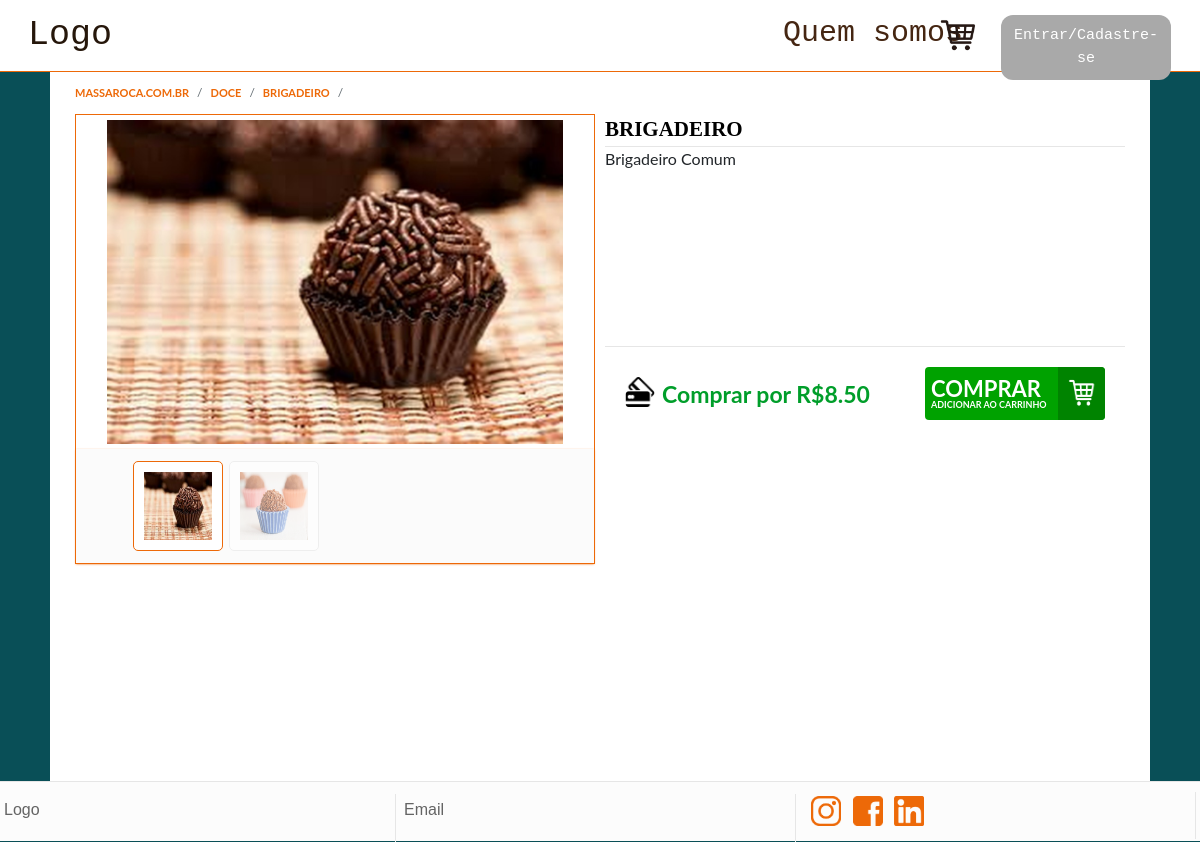
/loja/produto/5, run on the app's committed database.
### loja/models.py (models this page shows, shortened)
class Produtos(models.Model):
    disponivel_escolha = [
    ('Sim','Sim'),
    ('Não','Não'),
    ]
    Nome = models.CharField(max_length=128)
    Categoriateste = models.ForeignKey(Categorias ,on_delete=models.CASCADE, default=0)
    Descrição = models.CharField(max_length=1024)
    Fotos = models.ImageField(upload_to='loja/static/produtos/fotos/')
    Fotos_2 = models.ImageField(upload_to='loja/static/produtos/fotos/')
    Preço = models.DecimalField(max_digits=10, decimal_places=2)
    Disponivel = models.CharField(max_length=8,choices=disponivel_escolha, default='Sim')

class Categorias(models.Model):
    Nome = models.CharField(max_length=30)
    def __str__(self):
        return self.Nome

### loja/views.py (the view)
# urls.py: path("loja/produto/<int:produto_id>", views.loja_produto, name="produto"),
def loja_produto(request, produto_id):
    try:
        produto = Produtos.objects.get(pk=produto_id)
    except KeyError:
        return render(request, "loja/erro.html")
    except Produtos.DoesNotExist:
        return render(request, "loja/erro.html")
    context = {
        "produto": produto,
        "log": request.user.is_authenticated,
        "username": request.user
    }
    return render(request, "loja/produto.html", context)

### loja/templates/loja/produto.html (shortened to what this page needs)
{% extends "loja/layout.html" %}
{% load static %}
{% block body %}
<div class="pre blocos" style="min-height:0;">
    <ul class="local">
        <li><a class="local_item" href="{% url 'index' %}"><strong>massaroca.com.br</strong></a></li>
        <li><a class="local_item" href="{% url 'categoria' produto.Categoriateste %}"><strong>{{ produto.Categoriateste }}</strong></a></li>
        <li class="local_item"><strong>{{ produto.Nome }}</strong></li>
    </ul>
</div>
<div class="blocos">
    <div class="info-produto">
        <div class="titulo-produto">
            {{ produto.Nome }}
        </div>
        <div class="descriçao-produto">
            {{ produto.Descrição }}
        </div>
        <div class="preço-produto">
            <img src="{% static '/images/cartao.png' %}" alt="Cartao" class="cartao">
            <span>
            Comprar por R${{ produto.Preço }}
        </div>
        <div class="botao-produto">
        {% if produto.Disponivel == "Sim" %}
            <a href="{% url 'add_carrinho' produto.id %}"><button type="button" title="Adicionar ao carrinho" class="botao-compra">COMPRAR<span class="span">Adicionar ao carrinho</span><span class="car"><img src="{% static '/images/shop-branco.png' %}" class="compras_2" /></span></button></a>
        {% else %}
            <span class="indisponivel_2">INDISPONÍVEL</span>
        {% endif %}
        </div>
    </div>
    <div class="bloco-foto">
        <div class="foto-slider">
            <img src="../../{{produto.Fotos.url|slice:'5:'}}" alt="produto" class="foto_produto"/>
        </div>
        <div class="fotos_thumb">
            <div class="div_fotos">
                <div class="thumb_fotos">
                    <img src="../../{{produto.Fotos.url|slice:'5:'}}" alt="produto" class="thumbnail" onclick="currentSlide(1)"/>
                </div>
                <div class="thumb_fotos">
                    <img src="../../{{produto.Fotos_2.url|slice:'5:'}}" alt="produto" class="thumbnail" onclick="currentSlide(2)"/>
                </div>
            </div>
        </div>
    </div>
</div>
{% endblock %}

### loja/static/styles.css (style rules this page uses)
body { font-family: lato,sans-serif; background-color: #094F57; }
div { box-sizing: border-box; }
.blocos { display: flex; flex-direction: row; flex-wrap: nowrap; justify-content: space-around; padding: 0 25px; width: 1100px; min-height: calc(100vh - 133px); background: white; margin-left: auto; margin-right: auto; }
.pre { margin: 0 auto; padding-top: 4px; float: none; display: table; background-color: white; height: 42px; }
.local { margin-bottom: 0; background: 0 0; list-style: none; padding: 0; }
.local_item { color: #ED6908; text-decoration: none; font-size: 11px; text-transform: uppercase; float: left; }
.local_item::after { content: '/'; font-size: 12px; display: inline-block; color: #636c72; padding: .5rem .5rem; }
li { list-style: none; }
.foto_produto { width: 90%; margin-left: 5%; padding: 5px; height: 334px; }
.bloco-foto { width: 50%; height: 450px; position: relative; order: -1; flex: inherit; border: 1px solid #ED6908; margin-right: 10px; }
.info-produto { order: 0; flex:inherit; float: right; width: 50%; height: 450px; }
.titulo-produto { color: black; font-size: 21px; text-transform: uppercase; font-weight: bold; border-bottom: 1px solid #e6e6e6; font-family: Swis721_B; }
.foto-slider { display: none; }
.thumbnail { cursor: pointer; }
.fotos_thumb:after { content: ""; display: table; clear: both; }
.fotos_thumb { height: 114px; background-color: #FbFbFb; padding: 10px; box-shadow: 0 1px 2px #ED6908; }
.thumb_fotos { float: left; background: white; display: inline-block; width: 90px; height: 90px; margin: 2px; border: 1px solid #e6e6e6; border-radius: 5px; margin-right: 4px; opacity: 0.6; }
.div_fotos { margin-left: 45px; }
.thumbnail { width: 100%; height: 100%; padding: 10px; }
.active { opacity: 1; border-color: #ED6908; }
.descriçao-produto { min-height: 200px; border-bottom: 1px solid #e6e6e6; }
.preço-produto { font-size: 23px; color: #009e2a; font-weight: 700; font-family: lato,sans-serif; padding: 20px; padding-top: 30px; position: relative; flex: inherit; display: inline-block; }
.cartao { position: relative; margin-right: 7px; width: 30px; display: inline-block; float: left; }
.botao-produto { position: relative; display: block; flex: inherit; float: right; padding: 20px; }
.botao-compra { background-color: #00a200; color: white; float: right; width: 180px; height: 53px; position: relative; font-size: 22px; text-transform: uppercase; font-weight: 700; border: none; text-align: left; cursor: pointer; border-radius: 4px; line-height: 1; }
.span { width: 100%; float: left; font-size: 9px; }
.car { position: absolute; right: 0; bottom: 0; width: 26%; display: flex; height: 100%; border-bottom-right-radius: 4px; border-top-right-radius: 4px; background: #008300; -webkit-box-align:center; align-items: center; -webkit-box-pack: center; justify-content: center; }
.compras_2 { width: 28px; height: 30px; }

### data on the page
Produtos: Categoriateste "DOCE", Nome "BRIGADEIRO", Descrição "Brigadeiro Comum", Preço "8.50", Fotos (picture), Fotos_2 (picture)
